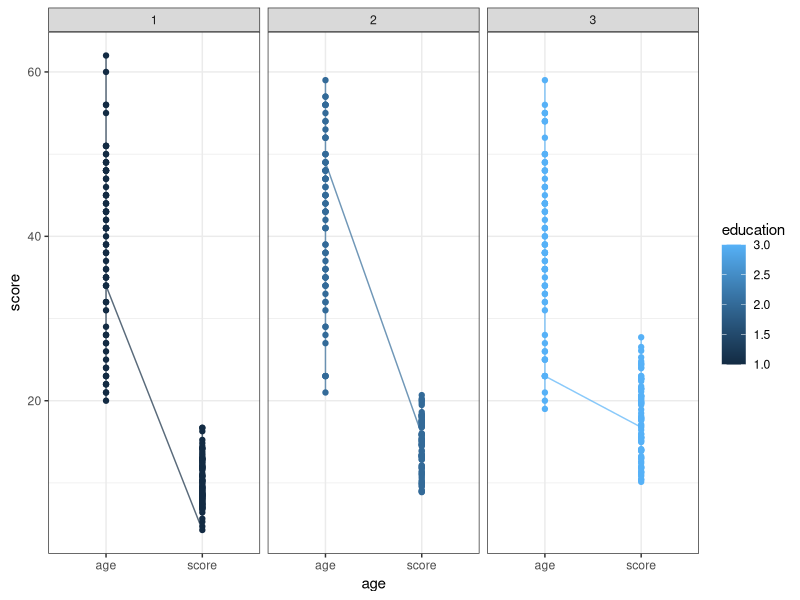
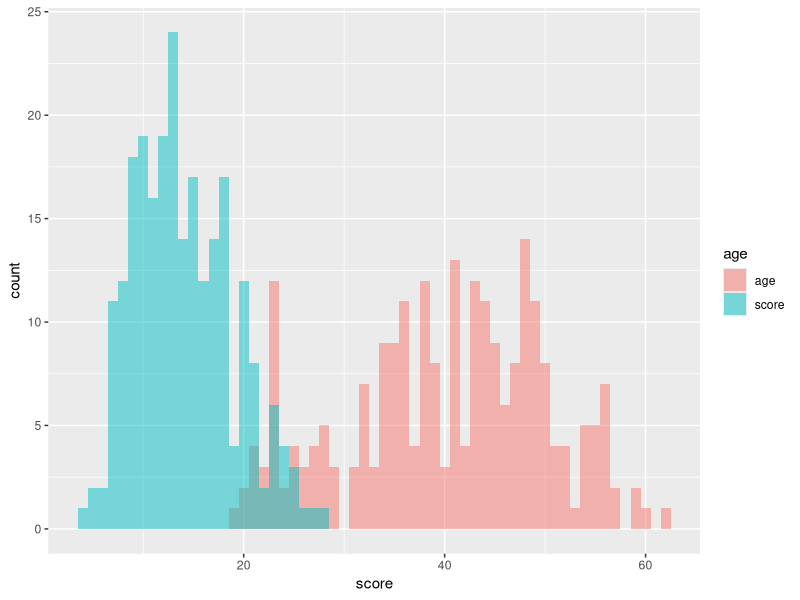
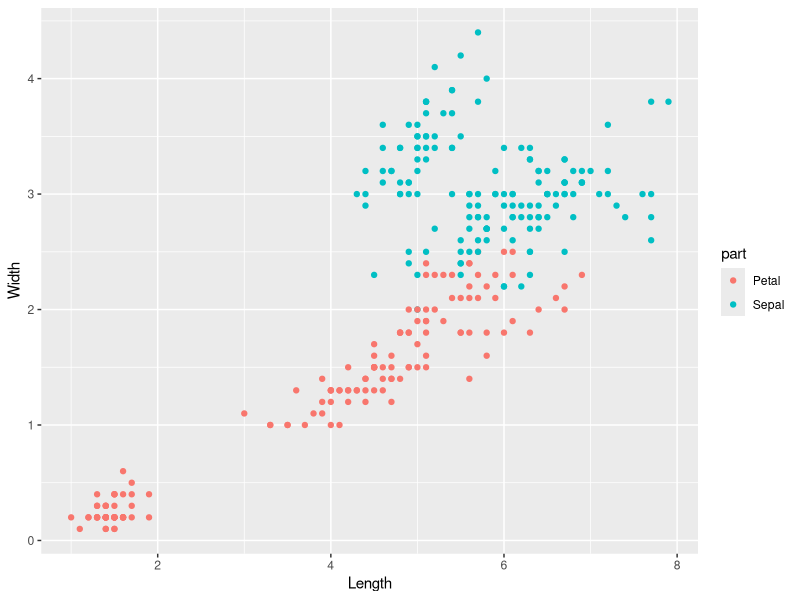

The R source for these figures, in order:
## ---- chunk 1
library(tidyverse)
## ---- chunk 2
# read "region_scores.csv"data
list.files('C:/Users/eliyuan/Documents/GitHub')
df <- readr::read_csv('data/region_scores.csv')
df
## ---- chunk 3
df_long <- df %>%
  gather(age, score, -id, -region, -education, -gender)
df_long
df_long %>%
  ggplot(aes(age, score, group = education, colour = education)) + 
  geom_line(alpha=.7) + 
  geom_point() +
  facet_wrap(~education) + theme_bw()
df_long %>%
  ggplot(aes(score, fill = age)) + 
  geom_histogram(position = "identity", alpha = .5, binwidth = 1)

## ---- chunk 4
head(iris)
## ---- chunk 5
iris_long <- iris %>%
  gather(var, measure, -Species) 
iris_long
## ---- chunk 6
iris_long <- iris_long %>%
  separate(var, into = c('part', 'dim'), convert = TRUE)
iris_wide <- iris_long %>%
   group_by(dim) %>%
  mutate(row = row_number()) %>%
  ungroup %>%
  spread(dim, measure) %>%
  select(-row)
iris_wide
## ---- chunk 7
iris_wide %>%
  ggplot(aes(x = Length, y = Width, color = part)) + 
  geom_point()
## ---- chunk 8
list.files('C:/Users/eliyuan/Documents/GitHub')
fss <- readr::read_csv('data/fss_learning.csv')
## ---- chunk 9
fss
str(fss)
summary(fss)
glimpse(fss)
# transform "participant" to factor variable
fss <- fss %>%
  mutate(participant = factor(participant))
## ---- chunk 10
fss %>%
  group_by(gender, .drop = FALSE) %>% 
  summarise(n = n()) %>%
  ungroup()
# The frequencies of gender seems quite balanced.
## ---- chunk 11
# Calculate the summary statistics with group by session
fss %>%
  group_by(session, .drop = FALSE) %>%
  summarise(mean_collisions = mean(collisions ),
            sd_collisions  = sd(collisions ),
            min_collisions = min(collisions ),
            max_collisions = max(collisions ),
            median_collisions = median(collisions)) %>%
  ungroup()
